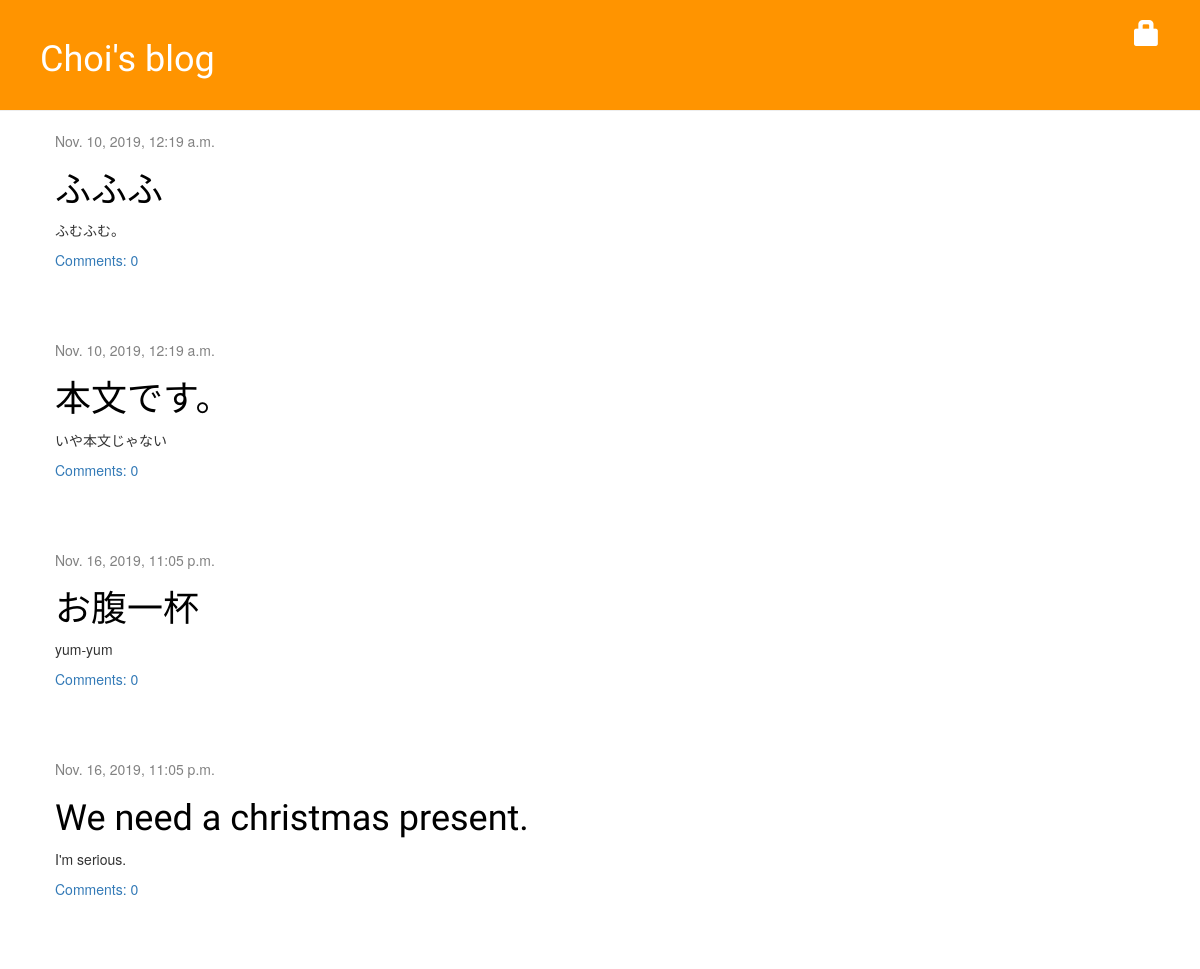
The app's page /, older data.
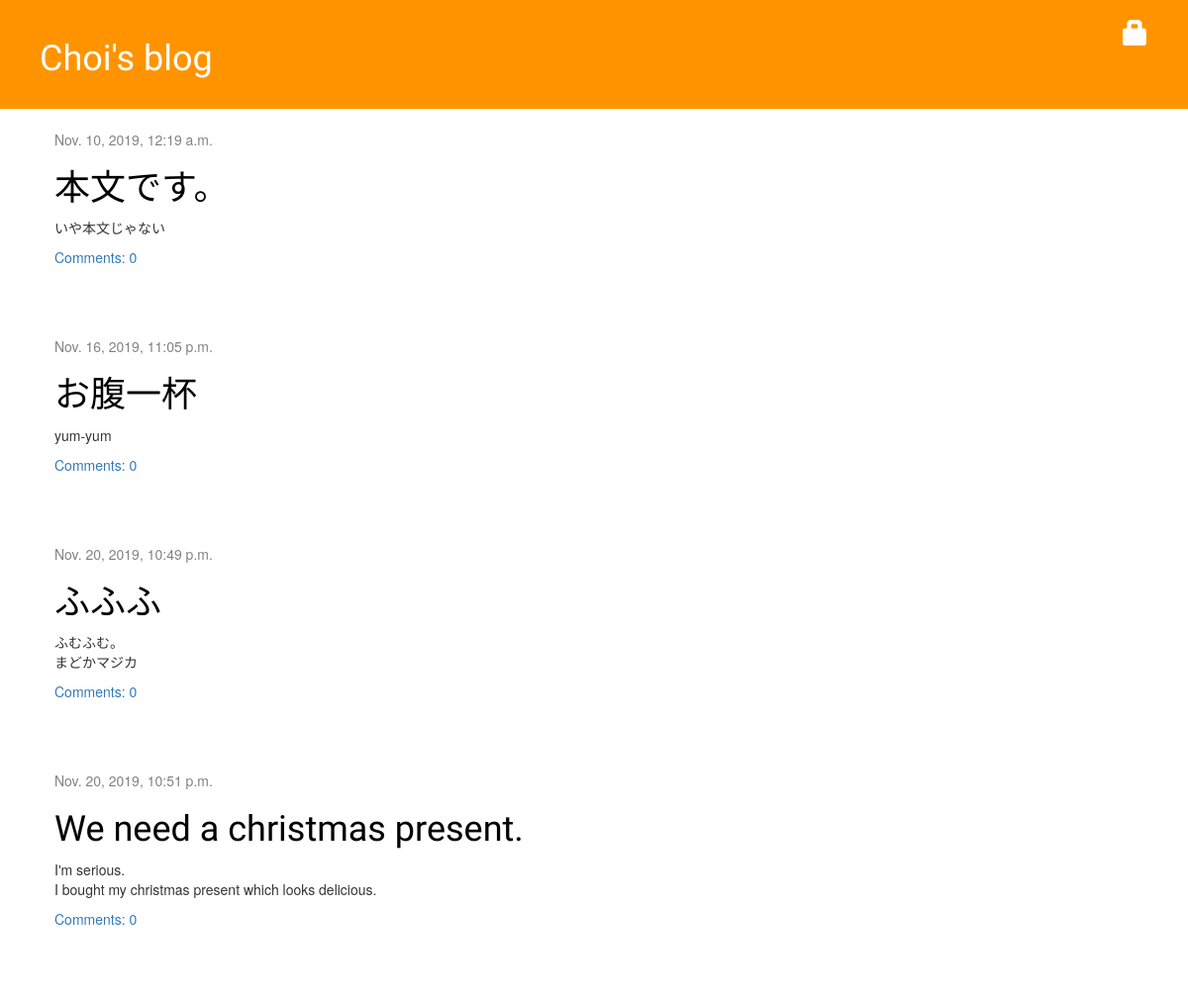
The same page, newer data.
### blog/models.py (models this page shows, shortened)
class Post(models.Model):
    author = models.ForeignKey(settings.AUTH_USER_MODEL, on_delete=models.CASCADE)
    title = models.CharField(max_length=200)
    text = models.TextField()
    created_date = models.DateTimeField(default=timezone.now)
    published_date = models.DateTimeField(blank=True, null=True)
    def approved_comments(self):
        return self.comments.filter(approved_comment=True)

### blog/views.py (the view)
# urls.py: path('', views.post_list, name='post_list'),
def post_list(request):
    posts = Post.objects.filter(published_date__lte=timezone.now()).order_by('published_date')
    return render(request, 'blog/post_list.html', {'posts':posts})

### blog/templates/blog/post_list.html
{% extends 'blog/base.html' %}
{% block content %}
    {% for post in posts %}
        <div class="post">
            <div class="date">
                {{ post.published_date }}
            </div>
            <h1><a href="{% url 'post_detail' pk=post.pk %}">{{ post.title }}</a></h1>
            <p>{{ post.text|linebreaksbr }}</p>
            <a href="{% url 'post_detail' pk=post.pk %}">Comments: {{ post.approved_comments.count }}</a>
        </div>
    {% endfor %}
{% endblock %}

Row changes from the older to the newer data that the page shows:
changed Post "ふふふ": published_date "Nov. 10, 2019, 12:19 a.m." → "Nov. 20, 2019, 10:49 p.m."; text "ふむふむ。" → "ふむふむ。 まどかマジカ"; moves down the list
changed Post "We need a christmas present.": published_date "Nov. 16, 2019, 11:05 p.m." → "Nov. 20, 2019, 10:51 p.m."; text "I'm serious." → "I'm serious. I bought my christmas present which looks delicious."
